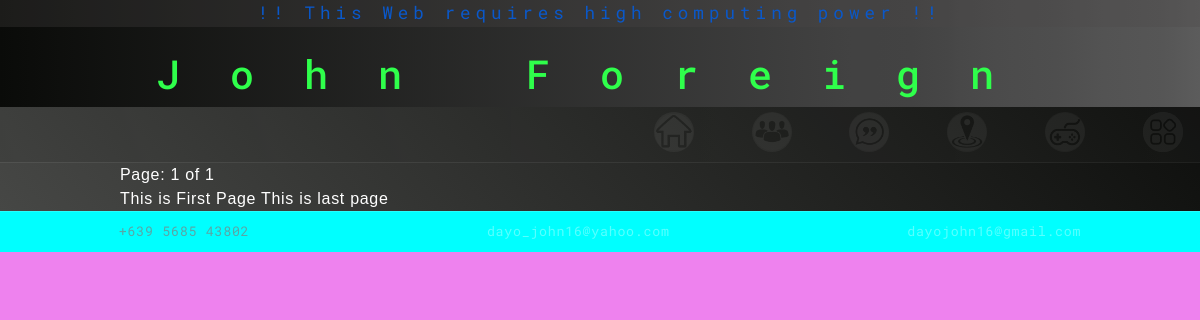
/a_social_network/, run on an earlier commit of the app's database.
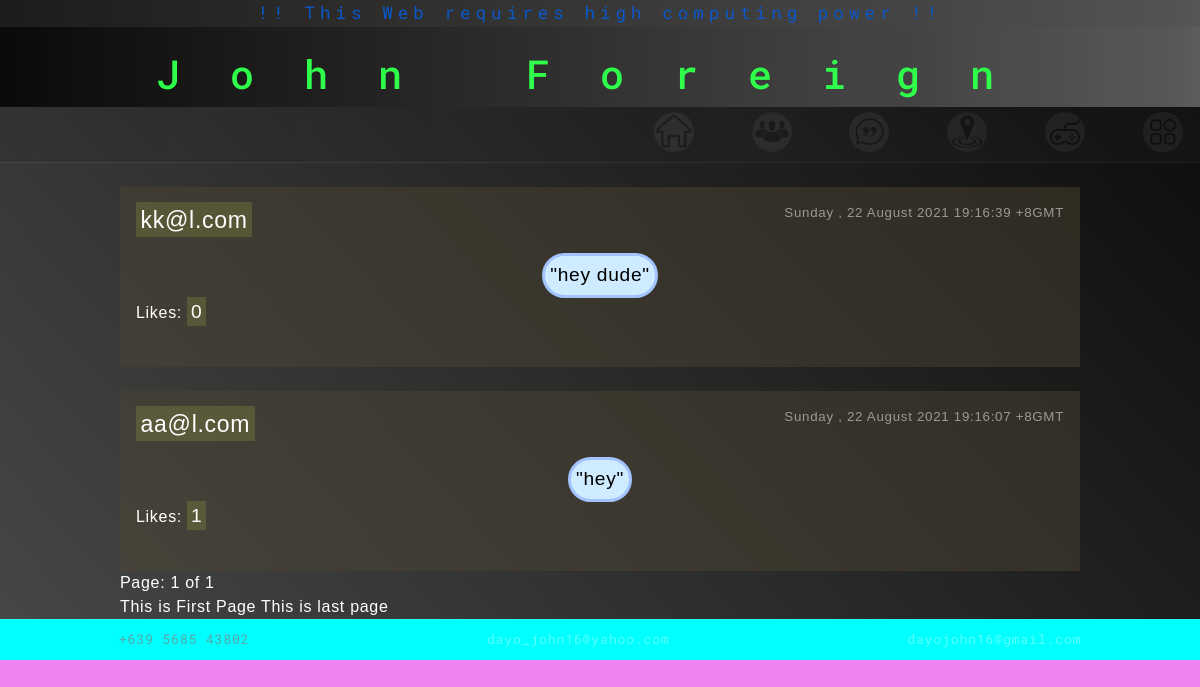
And on a later commit of the database.
### a_social_network/models.py (models this page shows, shortened)
class Name(models.Model):
    user = models.CharField(max_length=64)
    content = models.TextField(max_length=64)
    timestamp = models.CharField(max_length=64)
    likes = models.ManyToManyField('app_mail.User', default=None, blank=True, related_name='post_likes')
    following = models.ManyToManyField('app_mail.User', default=None, blank=True, related_name='following')

### a_social_network/views.py (the view)
# urls.py: path("", views.index, name="index"),
def index(request):
    posts = Name.objects.all().order_by('id').reverse()
    vuser = request.user.username
    xuser = request.user
    pgntr = Paginator(posts,10)
    pn = request.GET.get('page')
    pgobj = pgntr.get_page(pn)
    return render(request, "a_social_network/index.html" , {
        "posts":pgobj,
        "vuser": vuser,
        "xuser" : xuser
    })

### a_social_network/templates/a_social_network/index.html (shortened to what this page needs)
{% extends "a_index/layout.html" %}
{% block body %}
{% load static %}
<link rel="stylesheet" href="{% static 'a_social_network/index.css' %}">
    <div>
        <div class="container-post">
            <div id="container-post-sub">
                {% for p in posts %}
                    <br>
                <div class="container-post-each">
                    <p class="time left-a">{{p.timestamp}} +8GMT</p>
                        <p>  <a href="{% url 'social_network:users' username=p.user %}">{{p.user}}</a></p>
                        <div>
                            <p id="con-{{p.id}}" style="    border-radius: 25px; color: black;background-color: rgb(206, 235, 255); border: 3px rgb(162, 195, 255) solid; width: fit-content; margin: auto; padding: 5px;">"{{p.content}}"</p>
                            Likes: <a class="lc-{{p.id}}">{{p.likes.all.count}}</a>
                            <br>
                            <br>
                        </div>
                </div>
                {% endfor %}
            </div>
        </div>
        {% if posts.number %}
            Page: {{posts.number}} of {{posts.paginator.num_pages}}
        {%endif%}
        <br>
        {% if posts.has_previous %}
            <a href="?page={{ posts.previous_page_number }}" >Previous</a>
            {% else %}
            This is First Page
        {% endif %}
        {% if posts.has_next %}
            <a href="?page={{ posts.next_page_number }}" >Next</a>
            {% else %}
            This is last page
        {% endif %}
    </div>
{% endblock %}

### a_index/templates/a_index/layout.html (shortened to what this page needs)
{% load static %}
<!DOCTYPE html>
<html lang="en">
<head>
    <link href="https://cdn.jsdelivr.net/npm/bootstrap@5.1.0/dist/css/bootstrap.min.css" rel="stylesheet">
    <link href="{% static 'a_index/moving.css' %}" rel="stylesheet">
    <link href="{% static 'colregs/colregs.css' %}" rel="stylesheet">
    <link href="{% static 'blog/blog.css' %}" rel="stylesheet">
    <link href="{% static 'a_street_race/street_race.css' %}" rel="stylesheet">
    <link rel="stylesheet" href="{% static 'a_index/1000.css' %}">
    <link rel="stylesheet" href="{% static 'a_index/500.css' %}">
    <link href="{% static 'a_index/styles.css' %}" rel="stylesheet">
    <div class="container-main">
        <div class="container-main-1">
            <a class="red a-left">!! This Web requires high computing power !!</a>
            <h1 class="o-green">John Foreign</h1>
        </div>
        <div class="container-sub-2-1 a-right">
            <span><a class=""  href="{% url 'index:index' %}"><img class="h-icon th hg" src="{% static 'a_index/images/home.png' %}" alt=""></a></span>
            <span><a class=""  href="{% url 'index:social' %}"><img class="h-icon th hg" src="{% static 'a_index/images/socials.png' %}" alt=""></a></span>
            <span><a class=""  href="{% url 'index:blog' %}"><img class="h-icon th hg" src="{% static 'a_index/images/blog.png' %}" alt=""></a></span>
            <span><a class=""  href="{% url 'index:map' %}"><img class="h-icon th hg" src="{% static 'a_index/images/map.png' %}" alt=""></a></span>
            <span><a class=""  href="{% url 'index:games' %}"><img class="h-icon th hg" src="{% static 'a_index/images/games2.png' %}" alt=""></a></span>
            <span><a class=""  href="{% url 'application:application' %}"><img class="h-icon th hg" src="{% static 'a_index/images/apps2.png' %}" alt=""></a></span>
        </div>
</head>
<body>
    <div class="container-main-main" style="height: 1000px; height: fit-content;">
        {% block body %}
        {% endblock %}
    </div>
</body>
<div class="container-main-6 footer ">
    <div class="container-sub-6 red">+639 5685 43802</div>
    <div class="container-sub-6 ">dayo_john16@yahoo.com</div>
    <div class="container-sub-6 ">dayojohn16@gmail.com</div>
</div>
</html>

### a_index/static/a_index/moving.css (style rules this page uses)
.footer { opacity: 0.35; }
.th { animation: thkk 1.5s backwards; }

### a_index/static/a_blog/blog.css (style rules this page uses)
body { background-color: aqua; }
p { font-size: larger; }

### a_index/static/a_street_race/street_race.css (style rules this page uses)
.time { float:right; color: #999; font-size: smaller; }

### a_index/static/a_index/1000.css (style rules this page uses)
@media (min-width: 600px) { .a-right { padding-left: 50%; padding-top:1%; border: none; background: rgb(10,11,9); background: linear-gradient(90deg, rgba(10, 11, 9, 0.541) 0%, rgba(66,66,66,1) 71%, rgba(66,66,66,1) 73%, rgba(67,67,67,1) 76%, rgba(70,70,70,1) 79%, rgba(72,72,72,1) 80%, rgba(75,75,75,1) 83%, rgba(78,78,78,1) 88%, rgba(83,83,83,1) 92%, rgba(86,86,86,1) 97%, rgba(92,92,92,1) 100%, rgba(98,98,98,1) 100%, rgba(108,108,108,1) 100%, rgb(71, 71, 71) 100%, rgb(104, 104, 104) 100%, rgb(124, 124, 124) 100%, rgb(90, 90, 90) 100%); } }
@media (min-width: 600px) { .a-right { opacity: 0.2; animation: hh 3.785357267845s forwards; } }
@media (min-width: 600px) { .container-main-main { padding-left: 10%; padding-right: 10%; height: fit-content; } }
@media (min-width: 600px) { .container-main-1 { padding: 1%; } }
@media (min-width: 600px) { .container-main-1>h1 { letter-spacing: 50px; margin-top: 2%; } }
@media (min-width: 600px) { .container-main-6 { position: sticky; bottom: 0; text-align: center; z-index: 1; font-family: 'Roboto Mono', monospace; border-top: 0.001px solid rgba(255, 255, 255, 0.411); grid-column-gap: 20px; grid-row-gap: 10px; grid-template-columns: auto auto auto; font-size: smaller; border-top: 0.001px solid rgba(255, 255, 255, 0.425); display: grid; padding: 10px; z-index: 3; } }
@media (min-width: 600px) { .container-sub-2-1 { position: sticky; top: 0; padding: 5px; background: rgb(10,11,9); background: linear-gradient(90deg, rgba(10,11,9,1) 0%, rgba(66,66,66,1) 71%, rgba(66,66,66,1) 73%, rgba(67,67,67,1) 76%, rgba(70,70,70,1) 79%, rgba(72,72,72,1) 80%, rgba(75,75,75,1) 83%, rgba(78,78,78,1) 88%, rgba(83,83,83,1) 92%, rgba(86,86,86,1) 97%, rgba(92,92,92,1) 100%, rgba(98,98,98,1) 100%, rgba(108,108,108,1) 100%, rgba(114,114,114,1) 100%, rgba(176,176,176,1) 100%, rgba(212,212,212,1) 100%, rgba(255,255,255,1) 100%); border-bottom: white solid 0.05px; text-align: right; z-index: 3; font-family: 'Roboto Mono', monospace; } }
@media (min-width: 600px) { .container-sub-2-1>span { padding-left:3%; margin-right: 1%; } }
@media (min-width: 600px) { .container-sub-2-1>span>a { text-decoration: none; color: white; } }

### a_index/static/a_index/500.css (style rules this page uses)
.container-main-main { height: fit-content; }

### a_index/static/a_index/styles.css (style rules this page uses)
.o-green { color: rgb(47, 255, 75); }
body { background-color: violet; }
body,html { margin:0; padding: 0; background-color: violet; color: white; font-family: 'Mukta', sans-serif; letter-spacing: 0.7px; }
.footer { max-width: 100%; }
.container-main-main { -webkit-user-select: none; -webkit-touch-callout: none; -moz-user-select: none; -ms-user-select: none; user-select: none; }
.container-main { background: linear-gradient(47deg, rgba(255,255,255,1) 0%, rgba(204,204,203,1) 0%, rgba(189,189,188,1) 0%, rgba(183,183,182,1) 0%, rgba(166,167,165,1) 0%, rgba(162,162,161,1) 0%, rgba(168,168,167,1) 0%, rgba(114,115,113,1) 0%, rgba(204,204,203,1) 0%, rgba(207,207,206,1) 0%, rgba(139,139,138,1) 0%, rgba(75,76,74,1) 0%, rgba(118,118,117,1) 0%, rgba(100,101,99,1) 0%, rgba(74,75,73,1) 0%, rgba(77,78,76,1) 0%, rgba(50,51,49,1) 0%, rgba(70,71,69,1) 0%, rgba(64,65,63,1) 10%, rgba(10,11,9,1) 100%); font-family: 'Mukta', sans-serif; }
.container-main-1 { padding: 0.01%; font-family: 'Roboto Mono', monospace; letter-spacing: 5px; text-align: center; background: rgb(10,11,9); background: linear-gradient(90deg, rgba(10,11,9,1) 0%, rgba(66,66,66,1) 71%, rgba(66,66,66,1) 73%, rgba(67,67,67,1) 76%, rgba(70,70,70,1) 79%, rgba(72,72,72,1) 80%, rgba(75,75,75,1) 83%, rgba(78,78,78,1) 88%, rgba(83,83,83,1) 92%, rgba(86,86,86,1) 97%, rgba(92,92,92,1) 100%, rgba(98,98,98,1) 100%, rgba(108,108,108,1) 100%, rgba(114,114,114,1) 100%, rgba(176,176,176,1) 100%, rgba(212,212,212,1) 100%, rgba(255,255,255,1) 100%); }
.h-icon { width: 5%; height: 40px; width: 40px; border-radius: 100%; left: 1px; box-shadow: 0px 0px 50px rgb(255, 253, 253) inset; margin-bottom: 5px; }
.red { color: red; }
.a-left { display: block; background-color: rgba(77, 71, 71, 0.281); text-decoration: none; font-size: 110%; }

### a_social_network/static/a_social_network/index.css (style rules this page uses)
body { background-color: aqua; }
.container-post-each { background-color: rgba(75, 67, 52, 0.479); padding: 1rem; }
.container-post-each a { text-decoration: none; color: rgb(255, 255, 255); font-size: larger; background-color: rgba(230, 255, 91, 0.137); padding: 0.2em; }
.left-a { justify-content: left; text-align: left; }

What changed in the data, as far as the page shows it:
added Name: timestamp "Sunday , 22 August 2021 19:16:39", user "kk@l.com", content "hey dude", likes.all.count "0"
added Name: timestamp "Sunday , 22 August 2021 19:16:07", user "aa@l.com", content "hey", likes.all.count "1"
